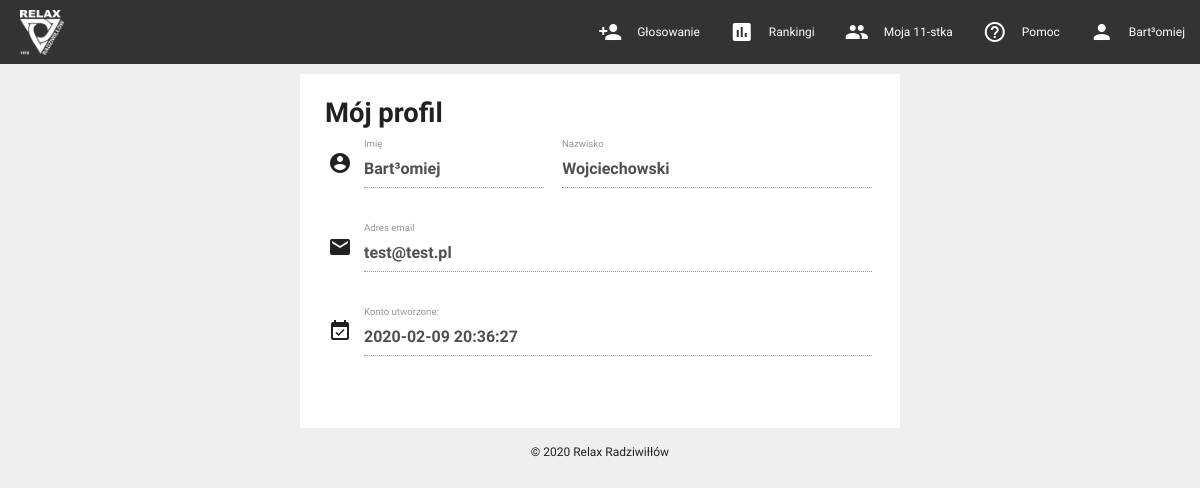
/myProfile.php (signed in), run on the app's committed database.
### tables this page shows
CREATE TABLE `users` (
  `Id` char(40) NOT NULL,
  `Name` varchar(64) NOT NULL,
  `LastName` varchar(128) NOT NULL,
  `email` varchar(128) NOT NULL,
  `password` varchar(64) NOT NULL,
  `CreatedDate` timestamp NOT NULL DEFAULT current_timestamp(),
  `LastLoginDate` datetime DEFAULT NULL
);

### myProfile.php (the view, shortened to what this page needs)
<head>
<link type="text/css" rel="stylesheet" href="css/materialize.min.css"  media="screen,projection"/>
</head>
<body>
<div class="row">
 <div class="col s12" style="padding:0px;">
 	 <?php include 'menu.php'; ?>
</div>
    <div class="col s12 m4 l3 hide-on-med-and-down"></div>
<div class="col s12 m4 l6" style="padding:0px;">
<div class="" style="background-color:white; margin-top:10px;">
<div style="padding:10px 10px 10px 10px;">
    <div style="padding:0px 10px 0px 15px;">
					<div><h4><b>Mój profil</b></h4></div>
		</div>
<?php
require_once "sql/connection.php";
$userId = $_SESSION['id'];
$polaczenie = @new mysqli($host, $db_user, $db_password, $db_name);
$sql = 'select * from users where Id = "'.$userId.'"';
$result = $polaczenie->query($sql);
if ($result->num_rows > 0)
{
	$row = $result->fetch_assoc();
    $userName = $row['Name'];
    $userLastName = $row['LastName'];
    $userEmail = $row['email'];
    $userCreatedDate = $row['CreatedDate'];
}
else
{
	echo "Brak wyników";
};
    echo '
	  <div class="row">
    <form class="col s12">
      <div class="row">
        <div class="input-field col s5">
             <i class="material-icons prefix">account_circle</i>
          <input disabled value="'.$userName.'" placeholder="Placeholder" id="first_name" type="text" class="mp-dv">
          <label for="first_name">Imię</label>
        </div>
        <div class="input-field col s7">
          <input disabled value="'.$userLastName.'" id="last_name" type="text" class="mp-dv">
          <label for="last_name">Nazwisko</label>
        </div>
      </div>
      <div class="row">
        <div class="input-field col s12">
            <i class="material-icons prefix">email</i>
          <input disabled value="'.$userEmail.'" id="disabled" type="text" class="mp-dv">
          <label for="disabled">Adres email</label>
        </div>
      </div>
      <div class="row">
        <div class="input-field col s12">
            <i class="material-icons prefix">event_available</i>
          <input disabled value="'.$userCreatedDate.'" id="disabled" type="text" class="mp-dv">
          <label for="disabled">Konto utworzone:</label>
        </div>
      </div>
    </form>
  </div>
';
?>
	</div>
	</div>
</div>
    <div class="col s12 m4 l3 hide-on-med-and-down"></div>
  </div>
  <div class="row">
    <div class="col s12 m4 l2 hide-on-med-and-down"></div>
    <div class="col s12 m4 l8"> <?php include 'footer.php'; ?></div>
    <div class="col s12 m4 l2 hide-on-med-and-down"></div>
  </div>
</body>
</html>

### myProfile.php (style rules this page uses)
.mp-dv { font-weight: 900!important; color: #505050!important; font-size: 16px!important; }

### data on the page
users: Name "Bart³omiej", LastName "Wojciechowski", email "test@test.pl", CreatedDate "2020-02-09 20:36:27"

### other printed values
$_SESSION["Name"] "Bart³omiej"
